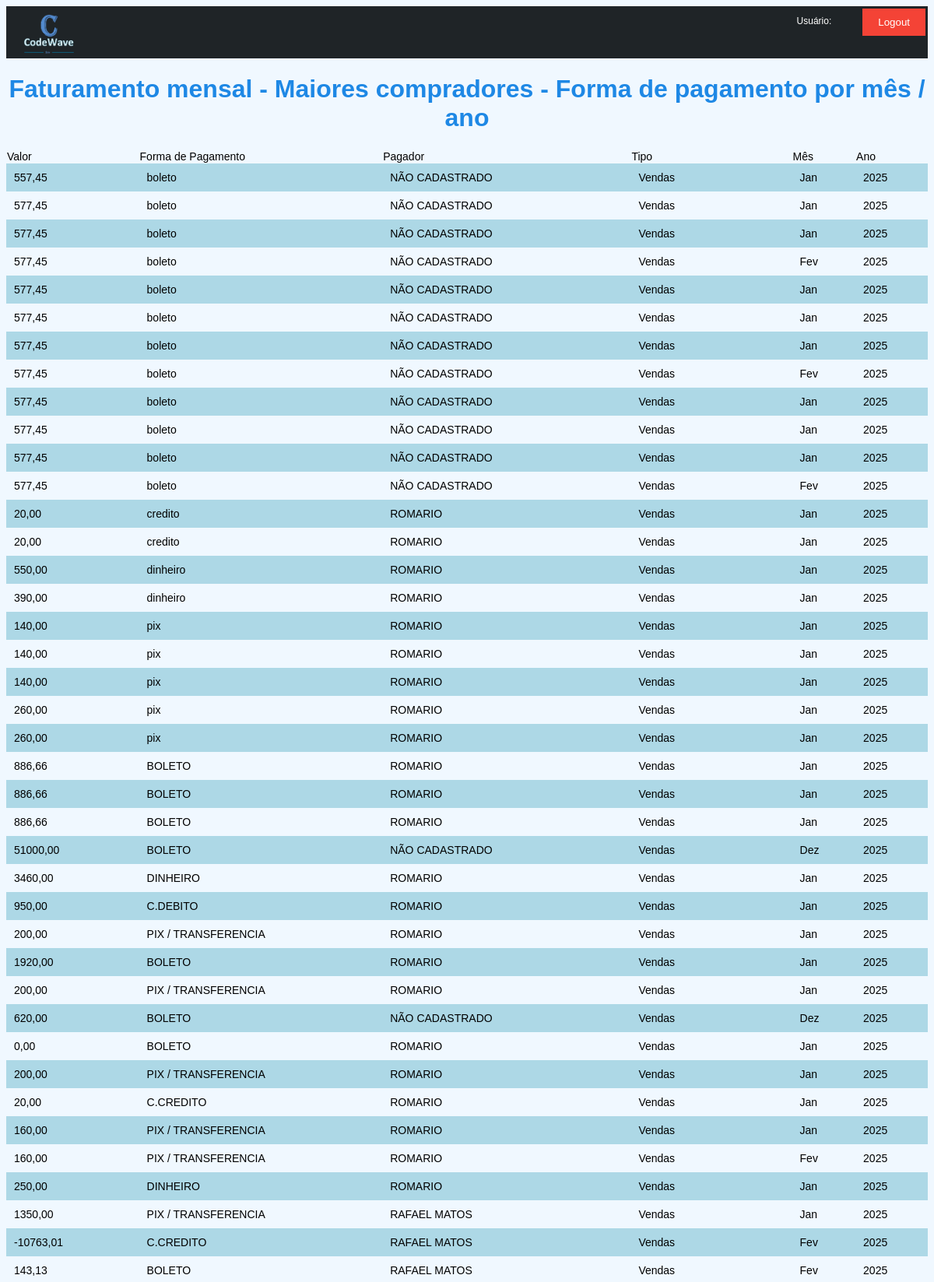
The page /dashboard (signed in, upper part) on the database its author committed.
### loja/models.py (models this page shows, shortened)
class Contas_receber(models.Model):
    os = models.DecimalField(max_digits=100, decimal_places=0, default=0)
    data_finalizacao =  models.DateTimeField(default=datetime.now)
    parcela = models.CharField(max_length=10)
    forma_pg = models.CharField(max_length=10)
    pagador = models.ForeignKey(Cliente, null=True, blank=True, on_delete=models.SET_NULL)
    valor = models.DecimalField(max_digits=10, decimal_places=2, default=0)
    vencimento = models.DateTimeField(null=False, blank=False)
    obs = models.CharField(max_length=50)
    data_pg = models.DateField(null=True, blank=True)
    desconto = models.DecimalField(max_digits=10, decimal_places=2, default=0)
    acrescimo = models.DecimalField(max_digits=10, decimal_places=2, default=0)
    total = models.DecimalField(max_digits=10, decimal_places=2, default=0)

class Cliente(models.Model):
    nome = models.CharField(max_length=30)
    cpf_cnpj = models.CharField(max_length=14, unique=True)
    endereco = models.CharField(max_length=100,null=True, blank=True)
    telefone = models.CharField(max_length=16)
    whatsapp = models.CharField(max_length=16)
    email = models.EmailField()
    obs = models.CharField(max_length=300, null=True, blank=True)
    data_cadastro = models.DateField(default=date.today)

### loja/views.py (the view)
# urls.py: path('dashboard', dashboard, name="dashboard"),
@login_required(login_url='/')
def dashboard(request):
    from collections import defaultdict
    nome_usuario = request.user.username
    vendas = Contas_receber.objects.all()
    os_produtos = OS_Produto.objects.all()
    compras = Contas_a_pagar.objects.all()
    folha = Folha_pagamento.objects.all()
    custos_ex = Custos_extras.objects.all()
    return render(request, 'dashboard.html', {
        'vendas': vendas,
        'compras': compras,
        'os_produtos': os_produtos,
        'folha': folha,
        'custos_ex': custos_ex,
    })

### loja/templates/dashboard.html (shortened to what this page needs)
{% extends 'base.html' %} {% load static %} {% block body %}
<h1>Faturamento mensal - Maiores compradores - Forma de pagamento por mês / ano</h1>
<table>
  <tr>
    <th>Valor</th>
    <th>Forma de Pagamento</th>
    <th>Pagador</th>
    <th>Tipo</th>
    <th>Mês</th>
    <th>Ano</th>
  </tr>
  {% for item in vendas %}
  <tr>
    <td>{{ item.total }}</td>
    <td>{{ item.forma_pg }}</td>
    <td>{{ item.pagador.nome }}</td>
    <td>Vendas</td>
    <td>{{ item.vencimento|date:"M" }}</td>
    <td>{{ item.vencimento|date:"Y" }}</td>
  </tr>
  {% endfor %}
</table>
{% endblock %}

### static/css/main.css (style rules this page uses)
tbody th { font-weight: normal; font-family: Arial, sans-serif; font-size: 14px; }
tbody td { font-weight: normal; font-family: Arial, sans-serif; font-size: 14px; }
table { width: 100%; border-collapse: collapse; }
th, td { text-align: left; }
tr:nth-child(even) { background-color: #add8e6; }
body { font-family: Arial, sans-serif; background-color: #f0f8ff; }
h1 { text-align: center; color: #1e88e5; }
td { padding: 10px; }

### rows shown on the page
Contas_receber: total "557,45", forma_pg "boleto", pagador.nome "NÃO CADASTRADO", vencimento "Jan", vencimento "2025"
Contas_receber: total "577,45", forma_pg "boleto", pagador.nome "NÃO CADASTRADO", vencimento "Jan", vencimento "2025"
Contas_receber: total "577,45", forma_pg "boleto", pagador.nome "NÃO CADASTRADO", vencimento "Jan", vencimento "2025"
Contas_receber: total "577,45", forma_pg "boleto", pagador.nome "NÃO CADASTRADO", vencimento "Fev", vencimento "2025"
Contas_receber: total "577,45", forma_pg "boleto", pagador.nome "NÃO CADASTRADO", vencimento "Jan", vencimento "2025"
Contas_receber: total "577,45", forma_pg "boleto", pagador.nome "NÃO CADASTRADO", vencimento "Jan", vencimento "2025"
Contas_receber: total "577,45", forma_pg "boleto", pagador.nome "NÃO CADASTRADO", vencimento "Jan", vencimento "2025"
Contas_receber: total "577,45", forma_pg "boleto", pagador.nome "NÃO CADASTRADO", vencimento "Fev", vencimento "2025"
Contas_receber: total "577,45", forma_pg "boleto", pagador.nome "NÃO CADASTRADO", vencimento "Jan", vencimento "2025"
Contas_receber: total "577,45", forma_pg "boleto", pagador.nome "NÃO CADASTRADO", vencimento "Jan", vencimento "2025"
Contas_receber: total "577,45", forma_pg "boleto", pagador.nome "NÃO CADASTRADO", vencimento "Jan", vencimento "2025"
Contas_receber: total "577,45", forma_pg "boleto", pagador.nome "NÃO CADASTRADO", vencimento "Fev", vencimento "2025"
Contas_receber: total "20,00", forma_pg "credito", pagador.nome "ROMARIO", vencimento "Jan", vencimento "2025"
Contas_receber: total "20,00", forma_pg "credito", pagador.nome "ROMARIO", vencimento "Jan", vencimento "2025"
Contas_receber: total "550,00", forma_pg "dinheiro", pagador.nome "ROMARIO", vencimento "Jan", vencimento "2025"
Contas_receber: total "390,00", forma_pg "dinheiro", pagador.nome "ROMARIO", vencimento "Jan", vencimento "2025"
Contas_receber: total "140,00", forma_pg "pix", pagador.nome "ROMARIO", vencimento "Jan", vencimento "2025"
Contas_receber: total "140,00", forma_pg "pix", pagador.nome "ROMARIO", vencimento "Jan", vencimento "2025"
Contas_receber: total "140,00", forma_pg "pix", pagador.nome "ROMARIO", vencimento "Jan", vencimento "2025"
Contas_receber: total "260,00", forma_pg "pix", pagador.nome "ROMARIO", vencimento "Jan", vencimento "2025"
Contas_receber: total "260,00", forma_pg "pix", pagador.nome "ROMARIO", vencimento "Jan", vencimento "2025"
Contas_receber: total "886,66", forma_pg "BOLETO", pagador.nome "ROMARIO", vencimento "Jan", vencimento "2025"
Contas_receber: total "886,66", forma_pg "BOLETO", pagador.nome "ROMARIO", vencimento "Jan", vencimento "2025"
Contas_receber: total "886,66", forma_pg "BOLETO", pagador.nome "ROMARIO", vencimento "Jan", vencimento "2025"
Contas_receber: total "51000,00", forma_pg "BOLETO", pagador.nome "NÃO CADASTRADO", vencimento "Dez", vencimento "2025"
Contas_receber: total "3460,00", forma_pg "DINHEIRO", pagador.nome "ROMARIO", vencimento "Jan", vencimento "2025"
Contas_receber: total "950,00", forma_pg "C.DEBITO", pagador.nome "ROMARIO", vencimento "Jan", vencimento "2025"
Contas_receber: total "200,00", forma_pg "PIX / TRANSFERENCIA", pagador.nome "ROMARIO", vencimento "Jan", vencimento "2025"
Contas_receber: total "1920,00", forma_pg "BOLETO", pagador.nome "ROMARIO", vencimento "Jan", vencimento "2025"
Contas_receber: total "200,00", forma_pg "PIX / TRANSFERENCIA", pagador.nome "ROMARIO", vencimento "Jan", vencimento "2025"
Contas_receber: total "620,00", forma_pg "BOLETO", pagador.nome "NÃO CADASTRADO", vencimento "Dez", vencimento "2025"
Contas_receber: total "0,00", forma_pg "BOLETO", pagador.nome "ROMARIO", vencimento "Jan", vencimento "2025"
Contas_receber: total "200,00", forma_pg "PIX / TRANSFERENCIA", pagador.nome "ROMARIO", vencimento "Jan", vencimento "2025"
Contas_receber: total "20,00", forma_pg "C.CREDITO", pagador.nome "ROMARIO", vencimento "Jan", vencimento "2025"
Contas_receber: total "160,00", forma_pg "PIX / TRANSFERENCIA", pagador.nome "ROMARIO", vencimento "Jan", vencimento "2025"
Contas_receber: total "160,00", forma_pg "PIX / TRANSFERENCIA", pagador.nome "ROMARIO", vencimento "Fev", vencimento "2025"
Contas_receber: total "250,00", forma_pg "DINHEIRO", pagador.nome "ROMARIO", vencimento "Jan", vencimento "2025"
Contas_receber: total "1350,00", forma_pg "PIX / TRANSFERENCIA", pagador.nome "RAFAEL MATOS", vencimento "Jan", vencimento "2025"
Contas_receber: total "-10763,01", forma_pg "C.CREDITO", pagador.nome "RAFAEL MATOS", vencimento "Fev", vencimento "2025"
Contas_receber: total "143,13", forma_pg "BOLETO", pagador.nome "RAFAEL MATOS", vencimento "Fev", vencimento "2025"
